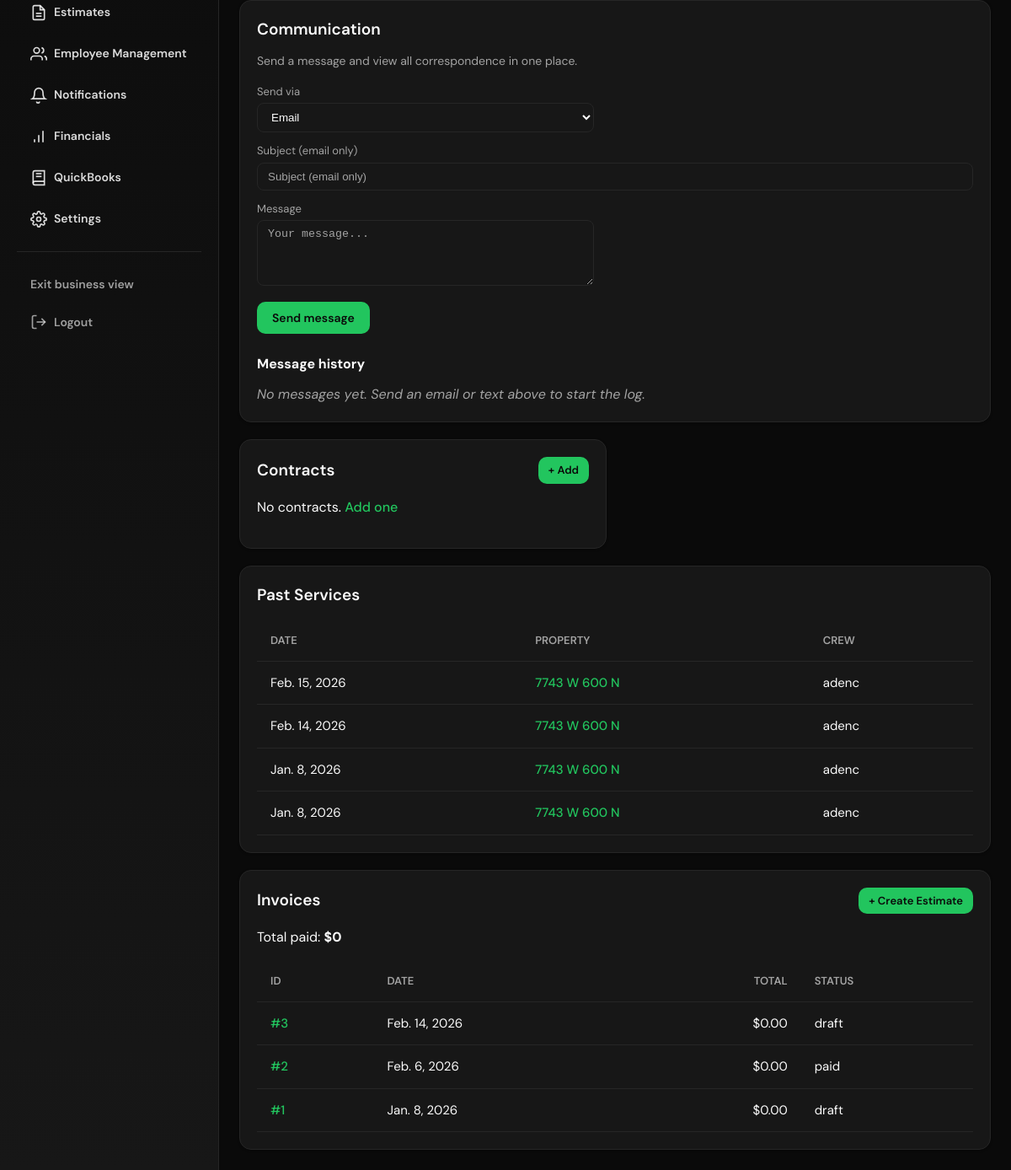
Page /clients/1/ (signed in, lower part) on the earlier database version.
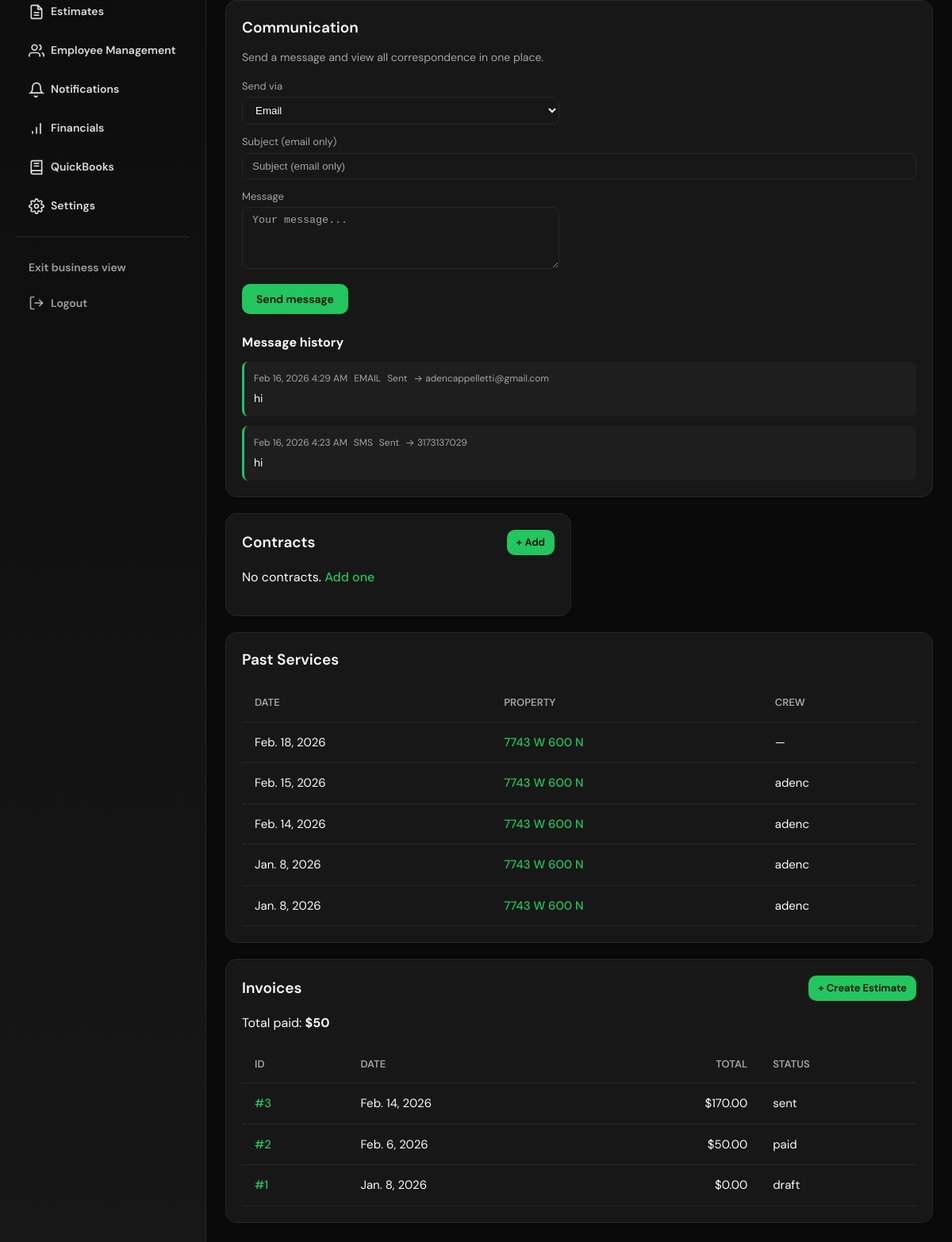
Same page on the later database version.
### jobs/models.py (models this page shows, shortened)
class Job(models.Model):
    STATUS_CHOICES = [
        ('scheduled', 'Scheduled'),
        ('in_progress', 'In Progress'),
        ('completed', 'Completed'),
        ('skipped', 'Skipped'),
    ]
    property = models.ForeignKey(
        Property,
        on_delete=models.CASCADE,
        related_name='jobs'
    )
    scheduled_date = models.DateField(null=True, blank=True, help_text='Null = unscheduled (accepted but not yet on calendar)')
    scheduled_time = models.TimeField(null=True, blank=True, help_text='Optional start time for week/day view')
    status = models.CharField(
        max_length=20,
        choices=STATUS_CHOICES,
        default='scheduled'
    )
    assigned_to = models.ForeignKey(
        User,
        on_delete=models.SET_NULL,
        null=True,
        blank=True,
        related_name='jobs',
        help_text='Assign to individual employee'
    )
    assigned_crew = models.ForeignKey(
        Crew,
        on_delete=models.SET_NULL,
        null=True,
        blank=True,
        related_name='jobs',
        help_text='Or assign to a crew'
    )
    notes = models.TextField(blank=True)
    color = models.CharField(
        max_length=7,
        blank=True,
        null=True,
        help_text="Override color for calendar (hex e.g. #3b82f6). Leave empty to use crew/employee default.",
    )
    labor_cost = models.DecimalField(
        max_digits=10,
        decimal_places=2,
        default=Decimal("0"),
        blank=True,
        help_text="Labor cost for this job (used for profit reporting). Materials from linked receipts.",
    )
    material_cost = models.DecimalField(
        max_digits=10,
        decimal_places=2,
        default=Decimal("0"),
        blank=True,
        help_text="Material cost for this job if not tracked via receipts.",
    )
    created_at = models.DateTimeField(auto_now_add=True)
    route_order = models.PositiveIntegerField(default=0)
    recurring_job = models.ForeignKey(
        "RecurringJob",
        on_delete=models.SET_NULL,
        null=True,
        blank=True,
        related_name="generated_jobs",
        help_text="Set when this job was auto-generated from a recurring schedule.",
    )

### customers/models.py (models this page shows, shortened)
class Property(models.Model):
    customer = models.ForeignKey(
        Customer,
        on_delete=models.CASCADE,
        related_name="properties",
    )
    address = models.CharField(max_length=255)
    latitude = models.DecimalField(max_digits=10, decimal_places=7, null=True, blank=True)
    longitude = models.DecimalField(max_digits=10, decimal_places=7, null=True, blank=True)
    notes = models.TextField(blank=True)
    gate_code = models.CharField(max_length=50, blank=True)
    has_dog = models.BooleanField(default=False)
    fertilization_services_per_year = models.PositiveSmallIntegerField(
        null=True,
        blank=True,
        validators=[MinValueValidator(1), MaxValueValidator(12)],
        help_text="For fertilization programs: how many applications per year (e.g. 4). Enables smart scheduling with other fertilization clients.",
    )
    created_at = models.DateTimeField(auto_now_add=True)
    updated_at = models.DateTimeField(auto_now=True)

class ClientMessage(models.Model):
    CHANNEL_EMAIL = "email"
    CHANNEL_SMS = "sms"
    CHANNEL_CHOICES = [(CHANNEL_EMAIL, "Email"), (CHANNEL_SMS, "SMS")]
    DIRECTION_SENT = "sent"
    DIRECTION_RECEIVED = "received"
    DIRECTION_CHOICES = [(DIRECTION_SENT, "Sent"), (DIRECTION_RECEIVED, "Received")]
    customer = models.ForeignKey(
        Customer,
        on_delete=models.CASCADE,
        related_name="messages",
    )
    channel = models.CharField(max_length=10, choices=CHANNEL_CHOICES)
    direction = models.CharField(max_length=10, choices=DIRECTION_CHOICES)
    subject = models.CharField(max_length=255, blank=True, help_text="Email subject; blank for SMS.")
    body = models.TextField()
    to_address = models.CharField(
        max_length=255,
        blank=True,
        help_text="Email address or phone number the message was sent to or received from.",
    )
    created_at = models.DateTimeField(auto_now_add=True)
    created_by = models.ForeignKey(
        settings.AUTH_USER_MODEL,
        on_delete=models.SET_NULL,
        null=True,
        blank=True,
        related_name="sent_client_messages",
        help_text="User who sent this message (null for received or system).",
    )
    is_read = models.BooleanField(
        default=False,
        help_text="Received messages are unread until viewed on the client profile.",
    )
    class Meta:
        ordering = ["-created_at"]

### accounts/models.py (models this page shows, shortened)
class User(AbstractUser):
    ROLE_CHOICES = [
        ('owner', 'Owner'),
        ('crew', 'Crew'),
    ]
    business = models.ForeignKey(
        Business,
        on_delete=models.CASCADE,
        related_name='users',
        null=True,  # Owner can be null initially if needed
        blank=True
    )
    role = models.CharField(max_length=10, choices=ROLE_CHOICES, default='crew')
    hourly_rate = models.DecimalField(
        max_digits=8,
        decimal_places=2,
        null=True,
        blank=True,
        help_text='Hourly cost for crew members (used for labor cost reporting)'
    )
    phone = models.CharField(max_length=20, blank=True)
    address_line1 = models.CharField(max_length=255, blank=True, verbose_name='Address')
    address_line2 = models.CharField(max_length=255, blank=True)
    city = models.CharField(max_length=100, blank=True)
    state = models.CharField(max_length=50, blank=True)
    postal_code = models.CharField(max_length=20, blank=True, verbose_name='ZIP / Postal code')
    color = models.CharField(
        max_length=7,
        blank=True,
        default='',
        help_text='Hex color for calendar/route (e.g. #3b82f6). Owner can customize.'
    )

### billing/models.py (models this page shows, shortened)
class Invoice(models.Model):
    STATUS_CHOICES = [
        ("draft", "Draft"),
        ("sent", "Sent"),
        ("paid", "Paid"),
        ("void", "Void"),
    ]
    business = models.ForeignKey(
        Business,
        on_delete=models.CASCADE,
        related_name='invoices'
    )
    customer = models.ForeignKey(
        Customer,
        on_delete=models.CASCADE,
        related_name='invoices'
    )
    jobs = models.ManyToManyField(
        Job,
        blank=True,
        related_name='invoices'
    )
    status = models.CharField(
        max_length=20,
        choices=STATUS_CHOICES,
        default='draft'
    )
    issue_date = models.DateField(auto_now_add=True)
    due_date = models.DateField(null=True, blank=True)
    subtotal = models.DecimalField(
        max_digits=10,
        decimal_places=2,
        default=0
    )
    tax = models.DecimalField(
        max_digits=10,
        decimal_places=2,
        default=0
    )
    total = models.DecimalField(
        max_digits=10,
        decimal_places=2,
        default=0
    )
    job = models.OneToOneField(
        "jobs.Job",
        on_delete=models.SET_NULL,
        null=True,
        blank=True,
        related_name="invoice",
    )
    period_start = models.DateField(null=True, blank=True)
    period_end = models.DateField(null=True, blank=True)
    quickbooks_invoice_id = models.CharField(
        max_length=32,
        blank=True,
        null=True,
        help_text='QuickBooks Online Invoice Id after push',
    )
    payment_token = models.CharField(
        max_length=64,
        unique=True,
        blank=True,
        null=True,
        help_text="Secret token for the customer 'mark as paid' link. Set when invoice is sent.",
    )
    approved_at = models.DateTimeField(
        null=True,
        blank=True,
        help_text="When the owner approved and sent this invoice (audit).",
    )
    approved_by = models.ForeignKey(
        settings.AUTH_USER_MODEL,
        on_delete=models.SET_NULL,
        null=True,
        blank=True,
        related_name="invoices_approved",
        help_text="Owner who approved and sent this invoice (audit).",
    )
    last_reminder_at = models.DateTimeField(
        null=True,
        blank=True,
        help_text="When a payment reminder email was last sent (for automated reminders).",
    )

### customers/views.py (the view)
# urls.py: path("<int:customer_id>/", views.customer_detail, name="customer_detail"),
@role_required("owner")
def customer_detail(request, customer_id):
    business = _get_business(request)
    if not business:
        messages.error(request, "You must be associated with a business.")
        return redirect("/")
    customer = get_object_or_404(Customer, id=customer_id, business=business)
    properties = customer.properties.all().prefetch_related('jobs', 'recurring_jobs')
    past_jobs = (
        Job.objects.filter(property__customer=customer, status='completed')
        .select_related('property', 'assigned_to')
        .order_by('-scheduled_date')[:20]
    )
    contracts = customer.contracts.all().order_by('-created_at')
    invoices = (
        Invoice.objects.filter(customer=customer)
        .order_by('-issue_date')[:15]
    )
    total_revenue = Invoice.objects.filter(customer=customer, status='paid').aggregate(
        total=Sum('total')
    )['total'] or 0
    customer.messages.filter(direction=ClientMessage.DIRECTION_RECEIVED, is_read=False).update(is_read=True)
    client_messages = customer.messages.all()[:50]
    send_message_form = SendMessageForm()
    return render(request, "customers/customer_detail.html", {
        "customer": customer,
        "properties": properties,
        "past_jobs": past_jobs,
        "contracts": contracts,
        "invoices": invoices,
        "total_revenue": total_revenue,
        "client_messages": client_messages,
        "send_message_form": send_message_form,
    })

### customers/forms.py (shortened to what this page needs)
class SendMessageForm(forms.Form):
    channel = forms.ChoiceField(
        choices=[("email", "Email"), ("sms", "Text (SMS)")],
        widget=forms.Select(attrs={"class": "form-select"}),
    )
    subject = forms.CharField(
        max_length=255,
        required=False,
        widget=forms.TextInput(attrs={"class": "form-control", "placeholder": "Subject (email only)"}),
    )
    body = forms.CharField(
        widget=forms.Textarea(attrs={"class": "form-control", "rows": 4, "placeholder": "Your message..."}),
        required=True,
    )

### accounts/context_processors.py (called while the page is built)
def notification_unread_count(request):
    if request.user.is_authenticated:
        return {
            "notification_unread_count": Notification.objects.filter(
                to_user=request.user, read_at__isnull=True
            ).count(),
        }
    return {"notification_unread_count": 0}

### customers/models.py (called while the page is built)
    @property
    def full_address(self):
        parts = [
            self.address_line1,
            self.address_line2,
            f"{self.city}, {self.state} {self.postal_code}".strip(", ") if (self.city or self.state or self.postal_code) else None,
        ]
        return ", ".join(p for p in parts if p) or "—"

### customers/templates/customers/customer_detail.html (shortened to what the changed rows need)
{% extends "base.html" %}
{% block content %}
<div class="crm-grid">
  <div class="card card-communication">
    <h2 class="card-title">Communication</h2>
    <div id="message-history" class="message-history">
      {% for msg in client_messages %}
      <div class="message-row message-{{ msg.direction }} message-{{ msg.channel }}">
        <div class="message-meta">
          <span class="message-date">{{ msg.created_at|date:"M j, Y g:i A" }}</span>
          <span class="message-channel">{{ msg.get_channel_display }}</span>
          <span class="message-direction badge badge-{{ msg.direction }}">{{ msg.get_direction_display }}</span>
          {% if msg.to_address %}<span class="message-to">→ {{ msg.to_address }}</span>{% endif %}
        </div>
        <div class="message-body">{{ msg.body|truncatewords:40 }}</div>
      </div>
      {% empty %}
      <p class="no-messages">No messages yet. Send an email or text above to start the log.</p>
      {% endfor %}
    </div>
  </div>
  <div class="card">
    <h2 class="card-title" style="display: flex; justify-content: space-between; align-items: center;">
      Contracts
    <a href="{% url 'contract_add' customer.id %}" class="btn btn-primary btn-sm">+ Add</a>
    </h2>
  </div>
  <div class="card card-full">
    <h2 class="card-title">Past Services</h2>
    <table class="data-table">
      <thead>
        <tr>
          <th>Date</th>
          <th>Property</th>
          <th>Crew</th>
        </tr>
      </thead>
      <tbody>
        {% for job in past_jobs %}
        <tr>
          <td>{{ job.scheduled_date }}</td>
          <td><a href="{% url 'job_detail' job.id %}" class="link-primary">{{ job.property.address }}</a></td>
          <td>{% if job.assigned_to %}{{ job.assigned_to.username }}{% else %}—{% endif %}</td>
        </tr>
        {% empty %}
        <tr><td colspan="3">No completed services yet.</td></tr>
        {% endfor %}
      </tbody>
    </table>
  </div>
  <div class="card card-full">
    <h2 class="card-title" style="display: flex; justify-content: space-between; align-items: center;">
      Invoices
      <a href="{% url 'billing:estimate_create' %}?customer={{ customer.id }}" class="btn btn-primary btn-sm">+ Create Estimate</a>
    </h2>
    <p class="kpi-sub">Total paid: <strong>${{ total_revenue }}</strong></p>
    <table class="data-table">
      <thead>
        <tr>
          <th>ID</th>
          <th>Date</th>
          <th class="num">Total</th>
          <th>Status</th>
        </tr>
      </thead>
      <tbody>
        {% for inv in invoices %}
        <tr>
          <td><a href="{% url 'billing:invoice_detail' inv.id %}" class="link-primary">#{{ inv.id }}</a></td>
          <td>{{ inv.issue_date }}</td>
          <td class="num">${{ inv.total }}</td>
          <td><span class="badge badge-{{ inv.status|lower }}">{{ inv.status }}</span></td>
        </tr>
        {% empty %}
        <tr><td colspan="4">No invoices yet.</td></tr>
        {% endfor %}
      </tbody>
    </table>
  </div>
</div>
{% endblock %}

Differences in the rows shown:
added ClientMessage: created_at "Feb 16, 2026 4:29 AM", channel "EMAIL", direction "Sent", to_address "adencappelletti@gmail.com", body "hi"
added ClientMessage: created_at "Feb 16, 2026 4:23 AM", channel "SMS", direction "Sent", to_address "3173137029", body "hi"
added Job: scheduled_date "Feb. 18, 2026", property.address "7743 W 600 N"
changed Invoice id 3: total "0.00" → "170.00"; status "draft" → "sent"
changed Invoice "Feb. 6, 2026": total "0.00" → "50.00"
Other differences:
{{ total_revenue }}: "0" → "50"
text no longer shown: "No messages yet. Send an email or text above to start the log."
